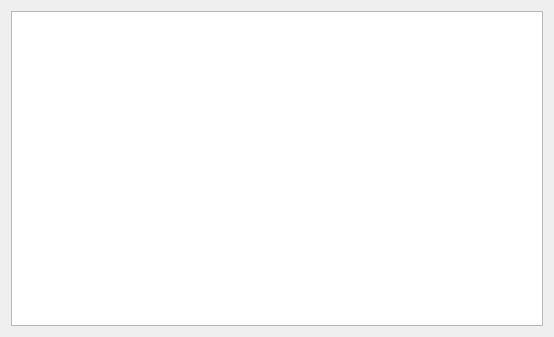
<?xml version="1.0" encoding="UTF-8"?>
<ui version="4.0">
 <class>Widget</class>
 <widget class="QWidget" name="Widget">
  <property name="geometry">
   <rect>
    <x>0</x>
    <y>0</y>
    <width>554</width>
    <height>337</height>
   </rect>
  </property>
  <property name="windowTitle">
   <string>Widget</string>
  </property>
  <layout class="QVBoxLayout" name="verticalLayout">
   <item>
    <widget class="QGraphicsView" name="graphicsView"/>
   </item>
  </layout>
 </widget>
 <resources/>
 <connections/>
</ui>
